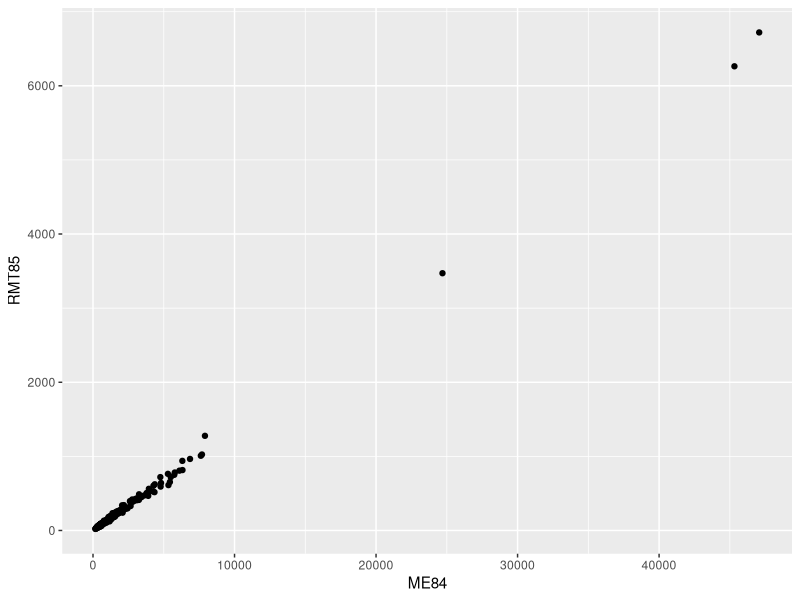
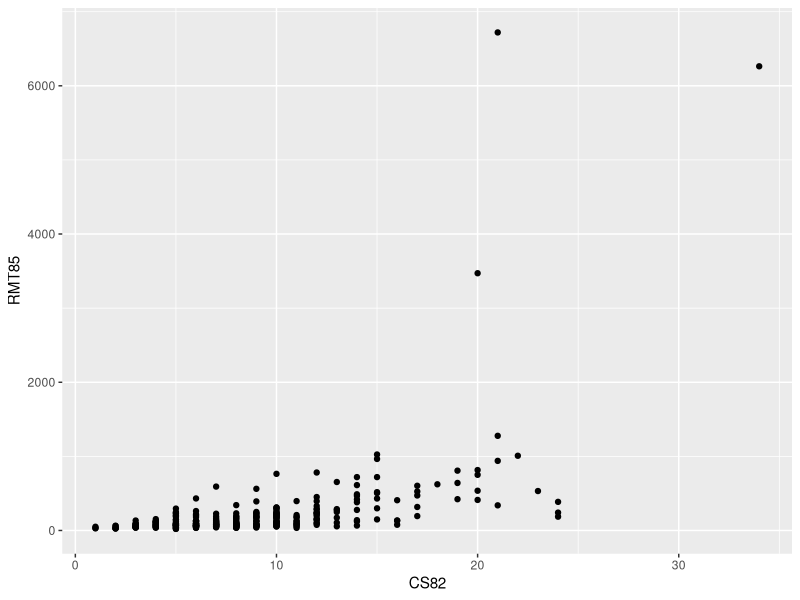

Here is the R script that generated these plots, in order:
## ---- chunk 1
library(tidyverse)
library(survey)
library(sampling)

datos <- read.csv("sarndal.txt", sep="")
datos <- datos %>% mutate(TYPE = factor((rep(c("H","M","M","M","H"),length=284))))
## ---- chunk 2
set.seed(2)
clusters <- sampling::cluster(
  data = datos,
  size = 10,
  clustername = c("CL"),
  method = "srswor"
)

muestra <- getdata(datos, clusters)
## ---- chunk 3
diseno <- svydesign(data = muestra, id = ~ CL, fpc = ~ Prob)
## ---- chunk 4
total <- svytotal(~RMT85, design = diseno)
total
cv(total)
## ---- chunk 5
pop_totals <- table(datos$TYPE)
names(pop_totals) <- c("TYPEH", "TYPEM")
diseno_cal <- calibrate(design = diseno, ~ TYPE - 1, population = pop_totals)

total_cal <- svytotal( ~ RMT85, diseno_cal)
total_cal
cv(total_cal)
## ---- chunk 6
pesos <- data.frame(type = diseno_cal$variables$TYPE, w = weights(diseno_cal))
pesos %>% group_by(type) %>% summarise(w = sum(w))

svytable(~TYPE, diseno_cal)
## ---- chunk 7
diseno_cal2 <- calibrate(design = diseno, formula = ~ TYPE - 1, 
                         population = pop_totals, aggregate = TRUE)

total_cal2 <- svytotal(~RMT85, diseno_cal2)
total_cal2
cv(total_cal2)
## ---- chunk 8
pesos2 <- data.frame(CL = diseno_cal2$variables$CL,
                     w = weights(diseno_cal2))
pesos2 %>% group_by(CL) %>% summarise(min = min(w), max = max(w))
## ---- chunk 9
cor(datos$RMT85, datos$ME84)
cor(datos$RMT85, datos$CS82)
## ---- chunk 10
datos %>% 
ggplot(aes(x = ME84, y = RMT85)) +
  geom_point()

datos %>% 
ggplot(aes(x = CS82, y = RMT85)) +
  geom_point()
## ---- chunk 11
tot_ME84 <- sum(datos$ME84)
diseno_cal3 <- calibrate(
  design = diseno,
  formula = ~ ME84 - 1,
  population = tot_ME84,
  aggregate = TRUE
)

total_cal3 <- svytotal(~RMT85, diseno_cal3)
cv3 <- cv(total_cal3)
## ---- chunk 12
tot_CS82 <- sum(datos$CS82)
diseno_cal4 <- calibrate(
  design = diseno,
  formula = ~ CS82 - 1,
  population = tot_CS82,
  aggregate = TRUE
)

total_cal4 <- svytotal(~RMT85, diseno_cal4)
cv4 <- cv(total_cal4)
## ---- chunk 13
tot_ambas <- c(tot_ME84, tot_CS82)
names(tot_ambas) <- c("ME84", "CS82")

diseno_cal5 <- calibrate(
  design = diseno,
  formula = ~ CS82 + ME84 - 1,
  population = tot_ambas,
  aggregate = TRUE
)

total_cal5 <- svytotal(~RMT85, diseno_cal5)
cv5 <- cv(total_cal5)
## ---- chunk 14
resultados <- data.frame(
  metodo = c("solo_ME84", "solo_CS82", "ambas"),
  total = c(coef(total_cal3), coef(total_cal4), coef(total_cal5)),
  SE = sqrt(c(vcov(total_cal3), vcov(total_cal4), vcov(total_cal5))),
  cv = c(cv3, cv4, cv5)
)

resultados
svytotal(~ME84, diseno_cal5)
svytotal(~CS82, diseno_cal5)
## ---- chunk 15
tot_final <- c(113, 171, tot_ME84)
names(tot_final) <- c('TYPEH', 'TYPEM', 'ME84')

diseno_cal_final <- calibrate(
  design = diseno,
  formula = ~ ME84 + TYPE - 1,
  population = tot_final,
  aggregate = TRUE
)

diseno_cal_final


total_final <- svytotal(~ RMT85, diseno_cal_final)
total_final
cv(total_final)
